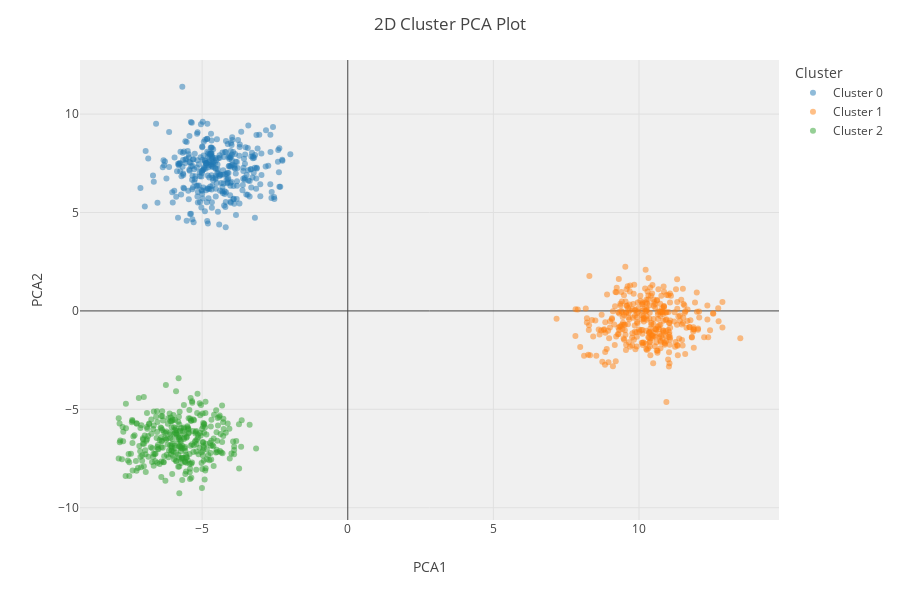

Write notebook code for a chart like this one.
### Code cell
plot_model(model, 'cluster')

### Figure 1 — Plotly figure (JSON) as saved in the notebook; plotly's stock layout.template omitted (floating-point values rounded to 4 significant figures; data arrays with more than 128 entries replaced by an {"elided": "..."} marker saying what was removed)
{"data": [{"customdata": {"elided": "334x1 float values"}, "hovertemplate": "Cluster=Cluster 0<br>PCA1=%{x}<br>PCA2=%{y}<br>Feature=%{customdata[0]}<extra></extra>", "legendgroup": "Cluster 0", "marker": {"color": "#1F77B4", "opacity": 0.5, "symbol": "circle"}, "mode": "markers", "name": "Cluster 0", "orientation": "v", "showlegend": true, "textposition": "top center", "type": "scatter", "x": {"elided": "334 float values"}, "xaxis": "x", "y": {"elided": "334 float values"}, "yaxis": "y"}, {"customdata": {"elided": "333x1 float values"}, "hovertemplate": "Cluster=Cluster 1<br>PCA1=%{x}<br>PCA2=%{y}<br>Feature=%{customdata[0]}<extra></extra>", "legendgroup": "Cluster 1", "marker": {"color": "#FF7F0E", "opacity": 0.5, "symbol": "circle"}, "mode": "markers", "name": "Cluster 1", "orientation": "v", "showlegend": true, "textposition": "top center", "type": "scatter", "x": {"elided": "333 float values"}, "xaxis": "x", "y": {"elided": "333 float values"}, "yaxis": "y"}, {"customdata": {"elided": "333x1 float values"}, "hovertemplate": "Cluster=Cluster 2<br>PCA1=%{x}<br>PCA2=%{y}<br>Feature=%{customdata[0]}<extra></extra>", "legendgroup": "Cluster 2", "marker": {"color": "#2CA02C", "opacity": 0.5, "symbol": "circle"}, "mode": "markers", "name": "Cluster 2", "orientation": "v", "showlegend": true, "textposition": "top center", "type": "scatter", "x": {"elided": "333 float values"}, "xaxis": "x", "y": {"elided": "333 float values"}, "yaxis": "y"}], "layout": {"height": 600, "legend": {"title": {"text": "Cluster"}, "tracegroupgap": 0}, "margin": {"t": 60}, "plot_bgcolor": "rgb(240,240,240)", "title": {"text": "2D Cluster PCA Plot"}, "xaxis": {"anchor": "y", "domain": [0, 1], "title": {"text": "PCA1"}}, "yaxis": {"anchor": "x", "domain": [0, 1], "title": {"text": "PCA2"}}}}
